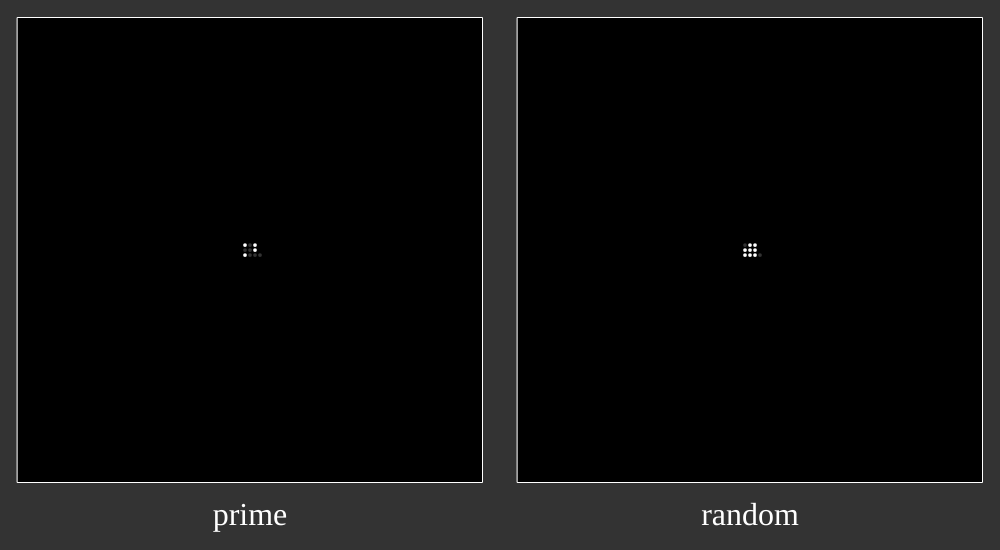
Frame 1 (no input)
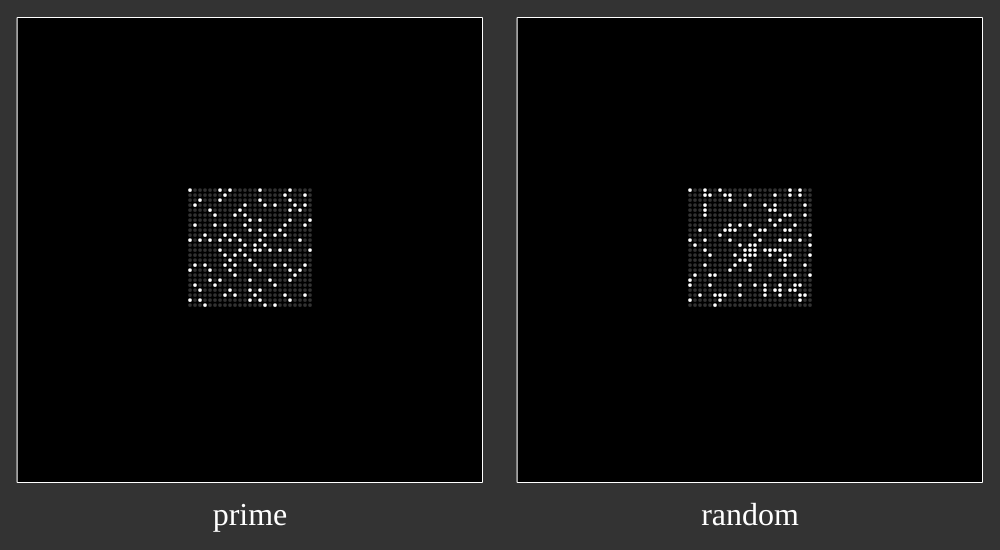
Frame 60 (no input)
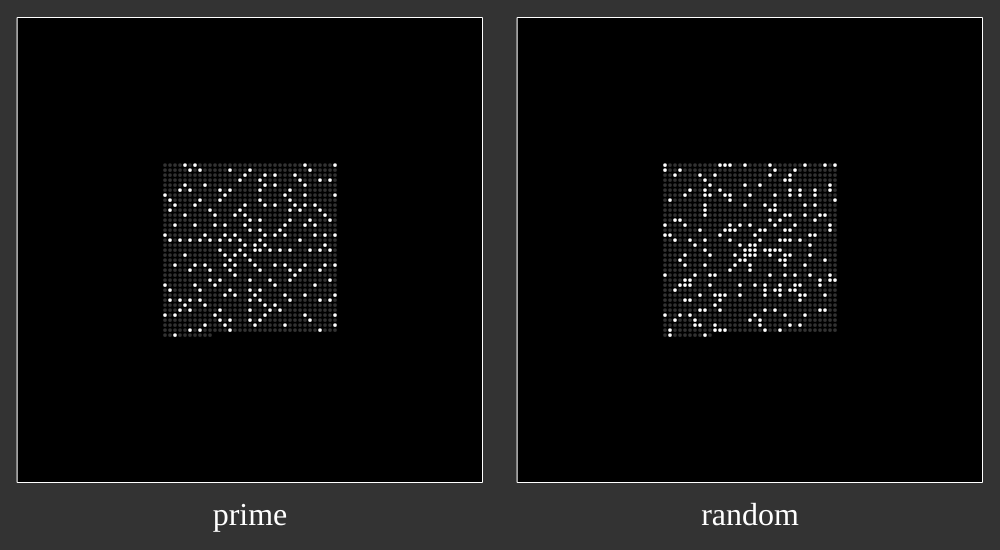
Frame 120 (the mouse pressed at the canvas centre since frame 60)

The p5.js sketch that drew these frames (run headless with seeded random() and noise() and a simulated clock; from frame 60 on, the mouse is pressed at the canvas centre):

// p5.js sketch
// ── sketch.js
let x, y;
let px, py;
let step = 1;
let numSteps = 1;
let state = 0;
let turnCounter = 1;
let totalSteps;

class Spiral {
  constructor(x, y, w, h) {
    this.stepSize = 5;
    this.pos = createVector(x, y);
    const cols = w / this.stepSize;
    const rows = h / this.stepSize;
    this.totalSteps = cols * rows;
    this.x = 0;
    this.y = 0;
    this.px = this.x;
    this.py = this.y;
    this.step = 1;
    this.numSteps = 1;
    this.turnCounter = 1;
    this.state = 0;
  }

  update(testFunction) {
    push();
    translate(this.pos.x, this.pos.y);
    noStroke();
    if (testFunction(this.step)) {
      fill(255);
      circle(this.x, this.y, this.stepSize * 0.75);
    } else {
      fill(50);
      circle(this.x, this.y, this.stepSize * 0.75);
    }
    strokeWeight(1);
    stroke(255, 50);
    //line(this.x, this.y, this.px, this.py);
    pop();
    this.px = this.x;
    this.py = this.y;

    switch (this.state) {
      case 0:
        this.x += this.stepSize;
        break;
      case 1:
        this.y -= this.stepSize;
        break;
      case 2:
        this.x -= this.stepSize;
        break;
      case 3:
        this.y += this.stepSize;
        break;
    }

    if (this.step % this.numSteps == 0) {
      this.state = (this.state + 1) % 4;
      this.turnCounter++;
      if (this.turnCounter % 2 == 0) {
        this.numSteps++;
      }
    }
    this.step++;

    if (this.step > this.totalSteps) {
      noLoop();
    }
  }
}

function isRandom(value) {
  return random(1) < 1 / log(value);
}

function isPrime(value) {
  if (value == 1) return false;
  for (let i = 2; i <= sqrt(value); i++) {
    if (value % i == 0) {
      return false;
    }
  }
  return true;
}

let spiral1, spiral2;
function setup() {
  createCanvas(1000, 550);
  textFont('Courier-Bold');
  background(51);
  spiral1 = new Spiral(250, 250, 465, 465);
  spiral2 = new Spiral(750, 250, 465, 465);
  rectMode(CENTER);
  stroke(255);
  fill(0);
  rect(250, 250, 465, 465);
  rect(750, 250, 465, 465);
  fill(255);
  textSize(32);
  textAlign(CENTER);
  noStroke();
  text('prime', 250, 525);
  text('random', 750, 525);
}

function draw() {
  // textSize(stepSize);
  // textAlign(CENTER, CENTER);
  //text(step, x, y);
  //frameRate(1);
  for (let i = 0; i < 10; i++) {
    spiral1.update(isPrime);
    spiral2.update(isRandom);
  }
}
